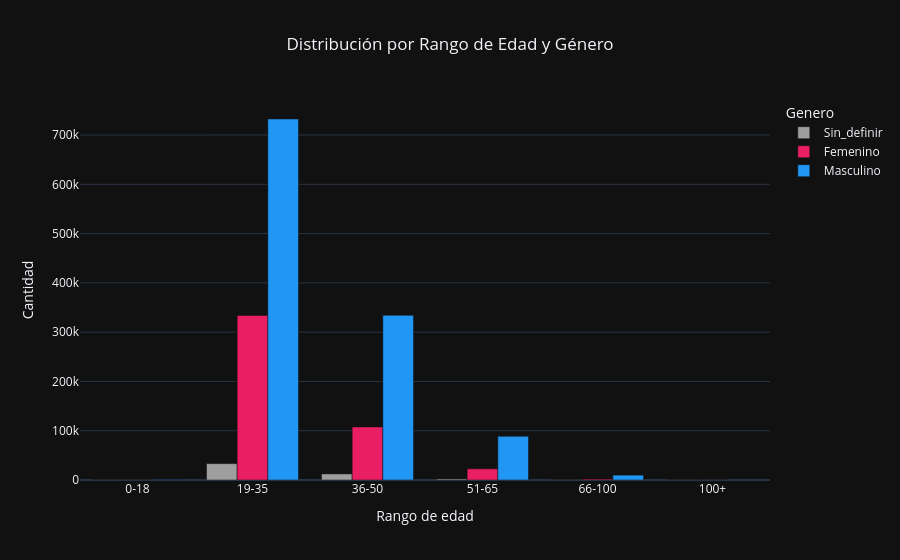

The notebook cell saved with this chart:
### Markdown cell above
#### Distribucion por edad y genero

### Code cell
pipeline = [
    {
        '$project': {
            '_id': 0,
            'usuario.genero': {
                '$switch': {
                    'branches': [
                        {'case': {'$eq': ['$usuario.genero', 'M']}, 'then': 'Masculino'},
                        {'case': {'$eq': ['$usuario.genero', 'F']}, 'then': 'Femenino'},
                    ],
                    'default': 'Sin_definir'
                }
            },
            'usuario.edad': 1
        }
    },
    {
        '$group': {
            '_id': {'genero': '$usuario.genero', 'edad': '$usuario.edad'},
            'cantidad': {'$count': {}}
        }
    },
    {
        "$project": {
            "_id": 0,
            "Rango de edad": {
            "$switch": {
                "branches": [
                    {
                        "case": {
                            "$and": [
                                { "$lt": ["$_id.edad", 18] },
                                { "$eq": ["$_id.genero", "Femenino"] }
                            ]
                        },
                        "then": "0-18 Femenino"
                    },
                    {
                        "case": {
                            "$and": [
                                { "$lt": ["$_id.edad", 18] },
                                { "$eq": ["$_id.genero", "Masculino"] }
                            ]
                        },
                        "then": "0-18 Masculino"
                    },
                    {
                        "case": {
                            "$and": [
                                { "$lt": ["$_id.edad", 18] },
                                { "$eq": ["$_id.genero", "Sin_definir"] }
                            ]
                        },
                        "then": "0-18 Sin_definir"
                    },

                    {
                        "case": {
                            "$and": [
                                { "$gte": ["$_id.edad", 18] },
                                { "$lt": ["$_id.edad", 36] },
                                { "$eq": ["$_id.genero", "Femenino"] }
                            ]
                        },
                        "then": "19-35 Femenino"
                    },
                    {
                        "case": {
                            "$and": [
                                { "$gte": ["$_id.edad", 18] },
                                { "$lt": ["$_id.edad", 36] },
                                { "$eq": ["$_id.genero", "Masculino"] }
                            ]
                        },
                        "then": "19-35 Masculino"
                    },
                    {
                        "case": {
                            "$and": [
                                { "$gte": ["$_id.edad", 18] },
                                { "$lt": ["$_id.edad", 36] },
                                { "$eq": ["$_id.genero", "Sin_definir"] }
                            ]
                        },
                        "then": "19-35 Sin_definir"
                    },

                    {
                        "case": {
                            "$and": [
                                { "$gte": ["$_id.edad", 36] },
                                { "$lt": ["$_id.edad", 51] },
                                { "$eq": ["$_id.genero", "Femenino"] }
                            ]
                        },
                        "then": "36-50 Femenino"
                    },
                    {
                        "case": {
                            "$and": [
                                { "$gte": ["$_id.edad", 36] },
                                { "$lt": ["$_id.edad", 51] },
                                { "$eq": ["$_id.genero", "Masculino"] }
                            ]
                        },
                        "then": "36-50 Masculino"
                    },
                    {
                        "case": {
                            "$and": [
                                { "$gte": ["$_id.edad", 36] },
                                { "$lt": ["$_id.edad", 51] },
                                { "$eq": ["$_id.genero", "Sin_definir"] }
                            ]
                        },
                        "then": "36-50 Sin_definir"
                    },

                    {
                        "case": {
                            "$and": [
                                { "$gte": ["$_id.edad", 51] },
                                { "$lt": ["$_id.edad", 66] },
                                { "$eq": ["$_id.genero", "Femenino"] }
                            ]
                        },
                        "then": "51-65 Femenino"
                    },
                    {
                        "case": {
                            "$and": [
                                { "$gte": ["$_id.edad", 51] },
                                { "$lt": ["$_id.edad", 66] },
                                { "$eq": ["$_id.genero", "Masculino"] }
                            ]
                        },
                        "then": "51-65 Masculino"
                    },
                    {
                        "case": {
                            "$and": [
                                { "$gte": ["$_id.edad", 51] },
                                { "$lt": ["$_id.edad", 66] },
                                { "$eq": ["$_id.genero", "Sin_definir"] }
                            ]
                        },
                        "then": "51-65 Sin_definir"
                    },

                    {
                        "case": {
                            "$and": [
                                { "$gte": ["$_id.edad", 66] },
                                { "$lte": ["$_id.edad", 100] },
                                { "$eq": ["$_id.genero", "Femenino"] }
                            ]
                        },
                        "then": "66-100 Femenino"
                    },
                    {
                        "case": {
                            "$and": [
                                { "$gte": ["$_id.edad", 66] },
                                { "$lte": ["$_id.edad", 100] },
                                { "$eq": ["$_id.genero", "Masculino"] }
                            ]
                        },
                        "then": "66-100 Masculino"
                    },
                    {
                        "case": {
                            "$and": [
                                { "$gte": ["$_id.edad", 66] },
                                { "$lte": ["$_id.edad", 100] },
                                { "$eq": ["$_id.genero", "Sin_definir"] }
                            ]
                        },
                        "then": "66-100 Sin_definir"
                    },

                    {
                        "case": {
                            "$and": [
                                { "$gt": ["$_id.edad", 100] },
                                { "$eq": ["$_id.genero", "Femenino"] }
                            ]
                        },
                        "then": "100+ Femenino"
                    },
                    {
                        "case": {
                            "$and": [
                                { "$gt": ["$_id.edad", 100] },
                                { "$eq": ["$_id.genero", "Masculino"] }
                            ]
                        },
                        "then": "100+ Masculino"
                    },
                    {
                        "case": {
                            "$and": [
                                { "$gt": ["$_id.edad", 100] },
                                { "$eq": ["$_id.genero", "Sin_definir"] }
                            ]
                        },
                        "then": "100+ Sin_definir"
                    }
                    ],
                    "default": "Fuera de rango"
                }
            },
            "cantidad": 1
        }
    },
    {
        '$group': {
            '_id': '$Rango de edad',
            'cantidad': {'$sum': '$cantidad'}
        }
    },
    {
        '$project': {
            '_id': 0,
            'Rango de edad': {'$split': ['$_id', ' ']},
            'cantidad': 1
        }
    }
]

edadygenero = pd.DataFrame(list(Historico.objects.aggregate(pipeline)))
edadygenero['genero'] = edadygenero['Rango de edad'].apply(lambda x: x[1])
edadygenero['Rango de edad'] = edadygenero['Rango de edad'].apply(lambda x: x[0])
edadygenero["Rango de edad"] = pd.Categorical(edadygenero["Rango de edad"], categories=["0-18", "19-35", "36-50", "51-65", "66-100", "100+"], ordered=True)

fig = px.bar(
    edadygenero.sort_values(by='Rango de edad'),
    x="Rango de edad",
    y="cantidad",
    color="genero",
    barmode="group",
    color_discrete_map={
        "Femenino": "#E91E63",     # rosa
        "Masculino": "#2196F3",    # azul
        "Sin_definir": "#9E9E9E"   # gris
    },
    title="Distribución por Rango de Edad y Género",
    hover_data={'Rango de edad': False, 'genero': False},
    labels={'cantidad': 'Cantidad', 'genero': 'Genero'},
    template="plotly_dark"
)

fig.update_layout(
    title_x=0.5
)

fig.show()

### Figure 1 — Plotly figure (JSON) as saved in the notebook; plotly's stock layout.template omitted (floating-point values rounded to 4 significant figures)
{"data": [{"alignmentgroup": "True", "customdata": [["Sin_definir"], ["Sin_definir"], ["Sin_definir"], ["Sin_definir"], ["Sin_definir"], ["Sin_definir"]], "hovertemplate": "Cantidad=%{y}<extra></extra>", "legendgroup": "Sin_definir", "marker": {"color": "#9E9E9E", "pattern": {"shape": ""}}, "name": "Sin_definir", "offsetgroup": "Sin_definir", "orientation": "v", "showlegend": true, "textposition": "auto", "type": "bar", "x": ["0-18", "19-35", "36-50", "51-65", "66-100", "100+"], "xaxis": "x", "y": [42, 33201, 12317, 2182, 104, 16], "yaxis": "y"}, {"alignmentgroup": "True", "customdata": [["Femenino"], ["Femenino"], ["Femenino"], ["Femenino"], ["Femenino"], ["Femenino"]], "hovertemplate": "Cantidad=%{y}<extra></extra>", "legendgroup": "Femenino", "marker": {"color": "#E91E63", "pattern": {"shape": ""}}, "name": "Femenino", "offsetgroup": "Femenino", "orientation": "v", "showlegend": true, "textposition": "auto", "type": "bar", "x": ["0-18", "19-35", "36-50", "51-65", "66-100", "100+"], "xaxis": "x", "y": [230, 333905, 107725, 22665, 1859, 1], "yaxis": "y"}, {"alignmentgroup": "True", "customdata": [["Masculino"], ["Masculino"], ["Masculino"], ["Masculino"], ["Masculino"]], "hovertemplate": "Cantidad=%{y}<extra></extra>", "legendgroup": "Masculino", "marker": {"color": "#2196F3", "pattern": {"shape": ""}}, "name": "Masculino", "offsetgroup": "Masculino", "orientation": "v", "showlegend": true, "textposition": "auto", "type": "bar", "x": ["0-18", "19-35", "36-50", "51-65", "66-100"], "xaxis": "x", "y": [1113, 732516, 334187, 88698, 9889], "yaxis": "y"}], "layout": {"barmode": "group", "legend": {"title": {"text": "Genero"}, "tracegroupgap": 0}, "title": {"text": "Distribución por Rango de Edad y Género", "x": 0.5}, "xaxis": {"anchor": "y", "domain": [0, 1], "title": {"text": "Rango de edad"}}, "yaxis": {"anchor": "x", "domain": [0, 1], "title": {"text": "Cantidad"}}}}
